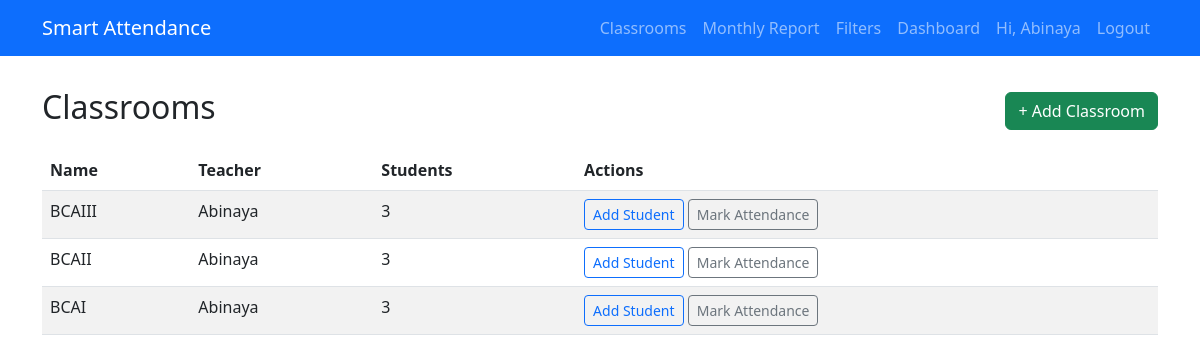
/classrooms/ (signed in), run on the app's committed database.
### school/models.py (models this page shows, shortened)
class Classroom(models.Model):
    name = models.CharField(max_length=120)
    teacher = models.ForeignKey(
        User,
        on_delete=models.SET_NULL,
        null=True,
        blank=True,
        related_name='classrooms'
    )
    created_at = models.DateTimeField(auto_now_add=True)

### school/views.py (the view)
# urls.py: path('classrooms/', views.classroom_list, name='classroom_list'),
def classroom_list(request):
    classrooms = Classroom.objects.all().order_by('-created_at')
    return render(request, 'school/classroom_list.html', {'classrooms': classrooms})

### school/templates/school/classroom_list.html
{% extends 'school/base.html' %}
{% block content %}
<div class="d-flex justify-content-between align-items-center my-3">
  <h2>Classrooms</h2>
  <a class="btn btn-success" href="{% url 'school:classroom_create' %}">+ Add Classroom</a>
</div>
<table class="table table-striped">
  <thead><tr><th>Name</th><th>Teacher</th><th>Students</th><th>Actions</th></tr></thead>
  <tbody>
    {% for c in classrooms %}
      <tr>
        <td>{{ c.name }}</td>
        <td>{% if c.teacher %}{{ c.teacher.username }}{% else %}-{% endif %}</td>
        <td>{{ c.students.count }}</td>
        <td>
          <a class="btn btn-sm btn-outline-primary" href="{% url 'school:student_add' c.pk %}">Add Student</a>
          <a class="btn btn-sm btn-outline-secondary" href="{% url 'school:mark_attendance' c.pk %}">Mark Attendance</a>
        </td>
      </tr>
    {% empty %}
      <tr><td colspan="4">No classrooms yet.</td></tr>
    {% endfor %}
  </tbody>
</table>
{% endblock %}

### school/templates/school/base.html (shortened to what this page needs)
<!doctype html>
<html>
<head>
  <link href="https://cdn.jsdelivr.net/npm/bootstrap@5.3.0/dist/css/bootstrap.min.css" rel="stylesheet">
</head>
<body>
<nav class="navbar navbar-expand-lg navbar-dark bg-primary fixed-top">
  <div class="container">
    <a class="navbar-brand" href="{% url 'school:home' %}">Smart Attendance</a>
    <div class="collapse navbar-collapse" id="navmenu">
      <ul class="navbar-nav ms-auto">
        <li class="nav-item"><a class="nav-link" href="{% url 'school:classroom_list' %}">Classrooms</a></li>
        <li class="nav-item"><a class="nav-link" href="{% url 'school:monthly_report' %}">Monthly Report</a></li>
        <li class="nav-item"><a class="nav-link" href="{% url 'school:attendance_filter' %}">Filters</a></li>
        <li class="nav-item"><a class="nav-link" href="{% url 'school:dashboard' %}">Dashboard</a></li>
        {% if user.is_authenticated %}
          <li class="nav-item"><span class="nav-link">Hi, {{ user.username }}</span></li>
          <li class="nav-item"><a class="nav-link" href="/admin/logout/">Logout</a></li>
        {% else %}
          <li class="nav-item"><a class="nav-link" href="/admin/login/">Login</a></li>
        {% endif %}
      </ul>
    </div>
  </div>
</nav>
<div class="container">
  {% block content %}{% endblock %}
</div>
</body>
</html>

### school/templates/school/base.html (style rules this page uses)
body { padding-top: 72px; }

### data on the page
Classroom: name "BCAIII", teacher.username "Abinaya", students.count "3"
Classroom: name "BCAII", teacher.username "Abinaya", students.count "3"
Classroom: name "BCAI", teacher.username "Abinaya", students.count "3"

### other printed values
{{ user.username }} "Abinaya"
